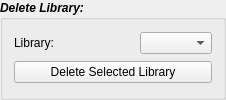
              <widget class="QGroupBox" name="groupBox_DeleteLibrary">
               <property name="font">
                <font>
                 <italic>true</italic>
                 <bold>true</bold>
                </font>
               </property>
               <property name="title">
                <string>Delete Library:</string>
               </property>
               <layout class="QVBoxLayout" name="verticalLayout_102">
                <item>
                 <layout class="QHBoxLayout" name="horizontalLayout_78">
                  <item>
                   <widget class="QLabel" name="label_sgDeleteLibrary">
                    <property name="minimumSize">
                     <size>
                      <width>120</width>
                      <height>20</height>
                     </size>
                    </property>
                    <property name="maximumSize">
                     <size>
                      <width>120</width>
                      <height>16777215</height>
                     </size>
                    </property>
                    <property name="font">
                     <font>
                      <italic>false</italic>
                      <bold>false</bold>
                     </font>
                    </property>
                    <property name="text">
                     <string>Library:</string>
                    </property>
                   </widget>
                  </item>
                  <item>
                   <widget class="QComboBox" name="comboBox_sgDeleteLibrary">
                    <property name="font">
                     <font>
                      <italic>false</italic>
                      <bold>false</bold>
                     </font>
                    </property>
                   </widget>
                  </item>
                 </layout>
                </item>
                <item>
                 <widget class="QPushButton" name="pushButton_sgDeleteLibraryTree">
                  <property name="font">
                   <font>
                    <italic>false</italic>
                    <bold>false</bold>
                   </font>
                  </property>
                  <property name="text">
                   <string>Delete Selected Library</string>
                  </property>
                 </widget>
                </item>
               </layout>
              </widget>
